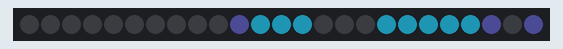
The sketch below on a simulated ESP32. Shown: 25 RGB LEDs in strip order, left to right. Dim RGB values are drawn brighter than linear.

Above: at 0.1 s.
At 2.1 s:
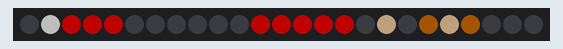
At 4.1 s:
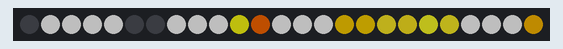
At 8.1 s:
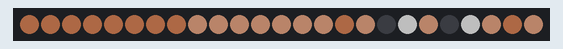
At 12.1 s:
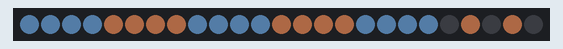
At 16.1 s:
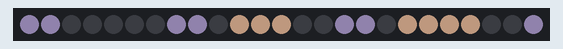

Measured:
- by itself, everything shown: repeats every 18.0 s, in 9 steps
- what the display in image 1 shows lasts 2.0 s, from 2.0 s to 4.0 s

The sketch:

8x8MatrixAnimation.ino
```cpp
/*-------------------------------------------
Author : Anuj Mahendra Mutha
Website : https://www.anujmutha.com
LinkedIn : https://www.linkedin.com/in/anujmutha/
Github : https://github.com/AnujMutha
Instagram : https://www.instagram.com/anuj.mutha/
Facebook : https://www.facebook.com/anuj.mutha.31
Twitter : https://twitter.com/anuj_mutha
--------------------------------------------*/
#include "FastLED.h"
#define NUM_LEDS 25
#define DATA_PIN 27//you can change your pin here

CRGB leds[NUM_LEDS];

const long pacmanblue[] PROGMEM ={
                       0x00000000, 0x00000000, 0x00000000, 0x00000000, 0x00000000, 0x00000000, 0x00000000, 0x00000000,
                       0x00000000, 0x00000000, 0x00202040, 0x0020A0C0, 0x0020A0C0, 0x0020A0C0, 0x00000000, 0x00000000,
                       0x00000000, 0x0020A0C0, 0x0020A0C0, 0x0020A0C0, 0x0020A0C0, 0x0020A0C0, 0x00202040, 0x00000000,
                       0x00202040, 0x00C0C0C0, 0x00000000, 0x0020A0C0, 0x00FFFBF0, 0x00000000, 0x0020A0C0, 0x0020A0C0,
                       0x0020A0C0, 0x0020A0C0, 0x00FFFBF0, 0x00FFFBF0, 0x0020A0C0, 0x00C0C0C0, 0x00C0C0C0, 0x00202040,
                       0x00202040, 0x00202040, 0x0020A0C0, 0x0020A0C0, 0x0020A0C0, 0x0020A0C0, 0x0020A0C0, 0x0020A0C0,
                       0x0020A0C0, 0x0020A0C0, 0x0020A0C0, 0x0020A0C0, 0x0020A0C0, 0x0020A0C0, 0x00202040, 0x00202040,
                       0x00202040, 0x00202040, 0x0020A0C0, 0x00000000, 0x0020A0C0, 0x0020A0C0, 0x00000000, 0x0020A0C0,
                       };
const long supermario[] PROGMEM ={
                       0x00000000, 0x00FFFFFF, 0x00FF0000, 0x00FF0000, 0x00FF0000, 0x00000000, 0x00000000, 0x00000000,
                       0x00000000, 0x00000000, 0x00000000, 0x00FF0000, 0x00FF0000, 0x00FF0000, 0x00FF0000, 0x00FF0000,
                       0x00000000, 0x00F9D2A4, 0x00000000, 0x00804000, 0x00F9D2A4, 0x00804000, 0x00000000, 0x00000000,
                       0x00000000, 0x00000000, 0x00804000, 0x00F9D2A4, 0x00F9D2A4, 0x00804000, 0x00804000, 0x00F9D2A4,
                       0x00000000, 0x00F9D2A4, 0x00F9D2A4, 0x00F9D2A4, 0x00804000, 0x00000000, 0x00000000, 0x00000000,
                       0x00000000, 0x00FF0000, 0x00FF0000, 0x00FFFF00, 0x000088FF, 0x000088FF, 0x00FF8800, 0x00000000,
                       0x00808080, 0x00000050, 0x000088FF, 0x000088FF, 0x000088FF, 0x000088FF, 0x00000000, 0x00FFFFFF,
                       0x00000000, 0x00000000, 0x00804000, 0x00000000, 0x00000000, 0x00000000, 0x00600060, 0x00000000,
                       };
const long pikachu[] PROGMEM ={
                       0x00000000, 0x00FFFFFF, 0x00FFFFFF, 0x00FFFFFF, 0x00FFFFFF, 0x00000000, 0x00000000, 0x00FFFFFF,
                       0x00FFFFFF, 0x00FFFFFF, 0x00FFFF16, 0x00FF6900, 0x00FFFFFF, 0x00FFFFFF, 0x00FFFFFF, 0x00FFCF00,
                       0x00FFD301, 0x00FFED29, 0x00FFE822, 0x00FFFF29, 0x00FFF229, 0x00FFFFFF, 0x00FFFFFF, 0x00FFFFFF,
                       0x00FFB900, 0x00FFB100, 0x00FFFFFF, 0x00FFFF2A, 0x00000000, 0x00FFFF42, 0x00FFFF42, 0x00000000,
                       0x00FFCC00, 0x00FFF548, 0x00FFF041, 0x00FFFF49, 0x00EE001B, 0x00FFFFFF, 0x00FFB900, 0x00FFB900,
                       0x00FFFFFF, 0x00FFB100, 0x00FFFFFF, 0x00FFFF30, 0x00FFB100, 0x00FFBB00, 0x00FFAE00, 0x00FFFFFF,
                       0x00FFFFFF, 0x00FFF836, 0x00FFC200, 0x00FFFF4A, 0x00FFB100, 0x00FFF32F, 0x00FFAC00, 0x00FFFFFF,
                       0x00FFFFFF, 0x00FFFFFF, 0x00FFED29, 0x00FFC700, 0x006F4865, 0x006F4E6C, 0x00FFBF00, 0x00FFFFFF,
                       };
const long pikaball[] PROGMEM ={
                       0x002196F3, 0x0028B9FF, 0x00000000, 0x00000000, 0x00000000, 0x00000000, 0x0028B9FF, 0x002196F3,
                       0x0028BAFF, 0x00000000, 0x00FF4641, 0x00FF403B, 0x00FF403B, 0x00FF4641, 0x00000000, 0x0028BAFF,
                       0x00000000, 0x00FF4C46, 0x00E53935, 0x00FE3F3A, 0x00FE3F3A, 0x00E53935, 0x00FF4C46, 0x00000000,
                       0x00000000, 0x00000000, 0x00FF4A46, 0x00000000, 0x00000000, 0x00FF4A46, 0x00000000, 0x00000000,
                       0x00000000, 0x00FFFFFF, 0x00000000, 0x00FFFFFF, 0x00FFFFFF, 0x00000000, 0x00FFFFFF, 0x00000000,
                       0x00000000, 0x00FFFFFF, 0x00FFFFFF, 0x00000000, 0x00000000, 0x00FFFFFF, 0x00FFFFFF, 0x00000000,
                       0x0028B9FF, 0x00000000, 0x00FFFFFF, 0x00FFFFFF, 0x00FFFFFF, 0x00FFFFFF, 0x00000000, 0x0028B9FF,
                       0x002196F3, 0x0028B8FF, 0x00000000, 0x00000000, 0x00000000, 0x00000000, 0x0028B8FF, 0x002196F3,
                       };
const long head[] PROGMEM ={
                       0x00A06040, 0x00A06040, 0x00A06040, 0x00A06040, 0x00A06040, 0x00A06040, 0x00A06040, 0x00A06040,
                       0x00E0A080, 0x00E0A080, 0x00E0A080, 0x00E0A080, 0x00E0A080, 0x00E0A080, 0x00E0A080, 0x00A06040,
                       0x00E0A080, 0x00000000, 0x00FFFFFF, 0x00E0A080, 0x00000000, 0x00FFFFFF, 0x00E0A080, 0x00A06040,
                       0x00E0A080, 0x00FFFFFF, 0x00FFFFFF, 0x00E0A080, 0x00FFFFFF, 0x00FFFFFF, 0x00E0A080, 0x00A06040,
                       0x00E0A080, 0x00E0A080, 0x00E0A080, 0x00E0A080, 0x00E0A080, 0x00E0A080, 0x00E0A080, 0x00E0A080,
                       0x00E0A080, 0x00E0A080, 0x00000000, 0x00000000, 0x00E0A080, 0x00E0A080, 0x00E0A080, 0x00E0A080,
                       0x00E0A080, 0x00E0A080, 0x00000000, 0x00000000, 0x00E0A080, 0x00E0A080, 0x00E0A080, 0x00A06040,
                       0x00406080, 0x00E0A080, 0x00E0A080, 0x00E0A080, 0x00E0A080, 0x00E0A080, 0x00E0A080, 0x00406080,
                       };
const long cat[] PROGMEM ={
                       0x00663AB6, 0x005421AE, 0x006639B6, 0x006639B6, 0x006639B6, 0x005421AE, 0x006639B6, 0x006639B7,
                       0x005421AE, 0x00FFFFFF, 0x00430BA5, 0x005421AE, 0x00430CA7, 0x00FFFFFF, 0x005523AE, 0x006639B7,
                       0x005421AE, 0x00FFFFFF, 0x00FFFFFF, 0x00FFFFFF, 0x00FFFFFF, 0x00FFFFFF, 0x005523AE, 0x006639B7,
                       0x007240CC, 0x00000000, 0x00FFFFFF, 0x00FFFFFF, 0x00FFFFFF, 0x00000000, 0x00723FCB, 0x006639B7,
                       0x005421AE, 0x00FFFFFF, 0x00FFFFFF, 0x00000000, 0x00FFFFFF, 0x00FFFFFF, 0x00440DA6, 0x005523AE,
                       0x006639B6, 0x00440CA6, 0x00FFFFFF, 0x00FFFFFF, 0x00FFFFFF, 0x00717171, 0x00FFFFFF, 0x00FFFFFF,
                       0x006639B7, 0x006639B6, 0x005522AE, 0x004E17B1, 0x00828779, 0x00FFFFFF, 0x00FFFFFF, 0x00FFFFFF,
                       0x00673AB7, 0x006639B7, 0x006639B6, 0x005522AF, 0x00FFFFFF, 0x0031009E, 0x00FFFFFF, 0x00868686,
                       };
const long dog[] PROGMEM ={
                       0x00406080, 0x00406080, 0x00406080, 0x00406080, 0x00A06040, 0x00A06040, 0x00A06040, 0x00A06040,
                       0x00406080, 0x00406080, 0x00406080, 0x00406080, 0x00A06040, 0x00A06040, 0x00A06040, 0x00A06040,
                       0x00406080, 0x00406080, 0x00406080, 0x00406080, 0x00000000, 0x00A06040, 0x00000000, 0x00A06040,
                       0x00000000, 0x00000000, 0x00000000, 0x00A06040, 0x00A06040, 0x00A06040, 0x00A06040, 0x00A06040,
                       0x00000000, 0x00000000, 0x00000000, 0x00A06040, 0x00A06040, 0x00A06040, 0x00A06040, 0x00A06040,
                       0x00000000, 0x00000000, 0x00000000, 0x00A06040, 0x00A06040, 0x00A06040, 0x00A06040, 0x00A06040,
                       0x00000000, 0x00000000, 0x00000000, 0x00000000, 0x00000000, 0x00A06040, 0x00A06040, 0x00A06040,
                       0x00FFFFFF, 0x00A06040, 0x00A06040, 0x00FFFFFF, 0x00A06040, 0x00A06040, 0x00A06040, 0x00A06040,
                       };
const long crab[] PROGMEM ={
                       0x00406080, 0x00FFFFFF, 0x00FFFFFF, 0x00406080, 0x00FFFFFF, 0x00FFFFFF, 0x00406080, 0x00406080,
                       0x00406080, 0x00FFFFFF, 0x00000000, 0x00406080, 0x00FFFFFF, 0x00000000, 0x00406080, 0x00406080,
                       0x00406080, 0x00FF0000, 0x00406080, 0x00406080, 0x00FF0000, 0x00406080, 0x00406080, 0x00406080,
                       0x00406080, 0x00FF0000, 0x00406080, 0x00406080, 0x00FF0000, 0x00406080, 0x00406080, 0x00406080,
                       0x00FF0000, 0x00FF0000, 0x00FF0000, 0x00FF0000, 0x00FF0000, 0x00406080, 0x00FF0000, 0x00FF0000,
                       0x00FF0000, 0x00FF0000, 0x00000000, 0x00000000, 0x00FF0000, 0x00FF0000, 0x00FF0000, 0x00406080,
                       0x00FF0000, 0x00FF0000, 0x00FF0000, 0x00FF0000, 0x00FF0000, 0x00406080, 0x00FF0000, 0x00FF0000,
                       0x00FF0000, 0x00406080, 0x00FF0000, 0x00406080, 0x00FF0000, 0x00406080, 0x00406080, 0x00406080,
                       };
const long girlface[] PROGMEM ={
                       0x0083769C, 0x0083769C, 0x00000000, 0x00000000, 0x00000000, 0x00000000, 0x00000000, 0x0083769C,
                       0x0083769C, 0x00000000, 0x00FFCCAA, 0x00FFCCAA, 0x00FFCCAA, 0x00000000, 0x00000000, 0x0083769C,
                       0x0083769C, 0x00000000, 0x00FFCCAA, 0x00FFCCAA, 0x00FFCCAA, 0x00FFCCAA, 0x00000000, 0x00000000,
                       0x0083769C, 0x00000000, 0x00000000, 0x00FFCCAA, 0x00000000, 0x00FFCCAA, 0x00000000, 0x00000000,
                       0x0083769C, 0x00000000, 0x00FFCCAA, 0x00FFCCAA, 0x00FFCCAA, 0x00FFCCAA, 0x00FFCCAA, 0x00000000,
                       0x0083769C, 0x00000000, 0x00FFCCAA, 0x00FF77A8, 0x00FFCCAA, 0x00FFCCAA, 0x00000000, 0x0083769C,
                       0x0083769C, 0x0083769C, 0x00000000, 0x00FFCCAA, 0x00FFCCAA, 0x00000000, 0x00000000, 0x00000000,
                       0x0083769C, 0x00000000, 0x00FFCCAA, 0x00FFCCAA, 0x00FFCCAA, 0x00FFCCAA, 0x00000000, 0x00000000,
                       };

void setup() {

    FastLED.addLeds<NEOPIXEL,DATA_PIN>(leds, NUM_LEDS);  // Init of the Fastled library
    FastLED.setBrightness(80);

}

void loop() {

  FastLED.clear();
  for(int i = 0; i < NUM_LEDS; i++)
  {
     leds[i] = pgm_read_dword(&(pacmanblue[i]));
  }
  FastLED.show();
  delay(2000);


  FastLED.clear();
  for(int i = 0; i < NUM_LEDS; i++)
  {
      leds[i] = pgm_read_dword(&(supermario[i]));
  }
  FastLED.show();
  delay(2000);


  FastLED.clear();
  for(int i = 0; i < NUM_LEDS; i++)
  {
      leds[i] = pgm_read_dword(&(pikachu[i]));
  }
  FastLED.show();
  delay(2000);

  FastLED.clear();
  for(int i = 0; i < NUM_LEDS; i++)
  {
      leds[i] = pgm_read_dword(&(pikaball[i]));
  }
  FastLED.show();
  delay(2000);


  FastLED.clear();
  for(int i = 0; i < NUM_LEDS; i++)
  {
      leds[i] = pgm_read_dword(&(head[i]));
  }
  FastLED.show();
  delay(2000);

  FastLED.clear();
  for(int i = 0; i < NUM_LEDS; i++)
  {
      leds[i] = pgm_read_dword(&(cat[i]));
  }
  FastLED.show();
  delay(2000);

  FastLED.clear();
  for(int i = 0; i < NUM_LEDS; i++)
  {
      leds[i] = pgm_read_dword(&(dog[i]));
  }
  FastLED.show();
  delay(2000);

  FastLED.clear();
  for(int i = 0; i < NUM_LEDS; i++)
  {
      leds[i] = pgm_read_dword(&(crab[i]));
  }
  FastLED.show();
  delay(2000);

  FastLED.clear();
  for(int i = 0; i < NUM_LEDS; i++)
  {
      leds[i] = pgm_read_dword(&(girlface[i]));
  }
  FastLED.show();
  delay(2000);

}
```
